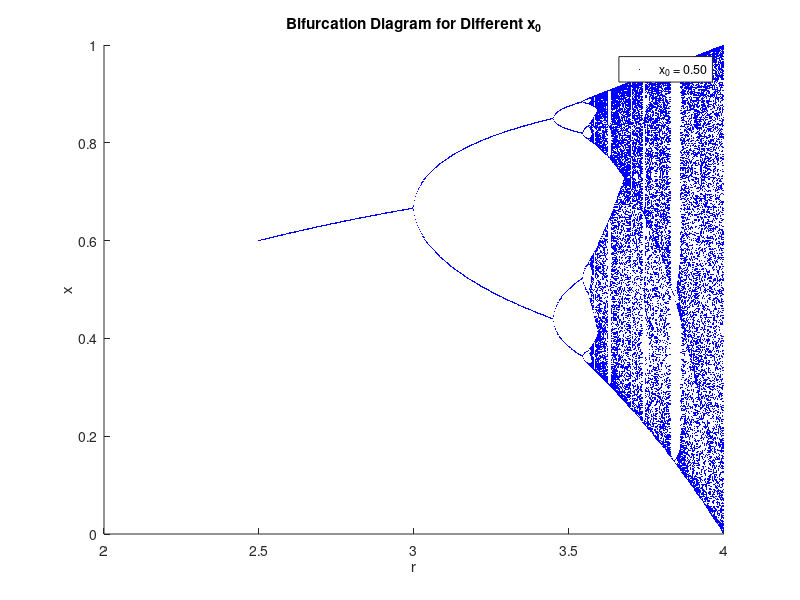
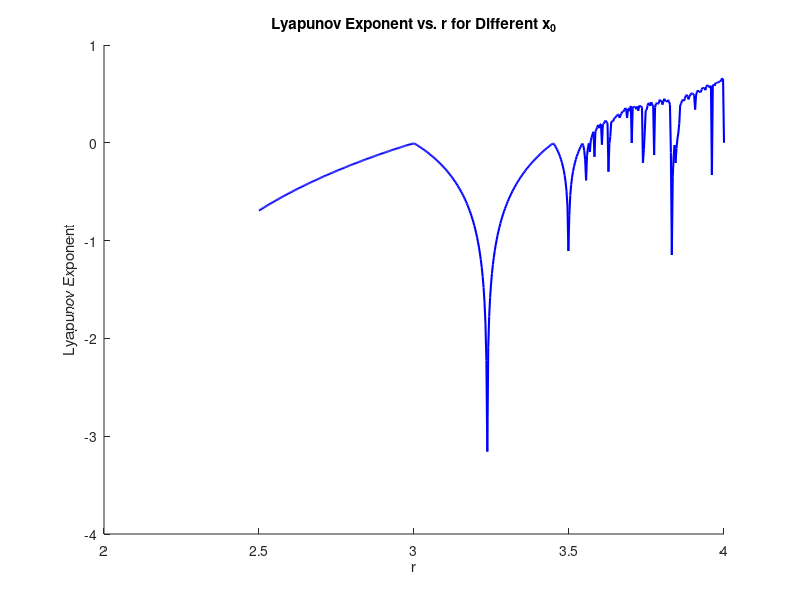

These charts were generated, in order, by the following MATLAB code: (Note: this script raises an error after producing the figures.)
% Project 11: Investigating the Onset of Chaos in the Logistic Map
% Tyson, Soung Bin
% Logistic Map Bifurcation Analysis with Lyapunov Exponent Calculation
clc; clear; close all;
tic %start program timer

% Define r values
r_values = linspace(2.5, 4, 500); % Range of r from 2.5 to 4
num_iterations = 1000;  % Total iterations
num_last = 200;         % How many values to plot (ignore transients)

% Different initial conditions
x0_values = [0.5]; % change me --------------
colors = lines(length(x0_values)); % Get distinct colors for each x0

figure; hold on; % Create bifurcation diagram figure
xlabel('r'); ylabel('x'); title('Bifurcation Diagram for Different x_0');
legend_entries = cell(1, length(x0_values));

% Lyapunov exponent setup
lyap_r = linspace(2.5, 4, 500);  % Same r range 2.5-4
lyap_exp = zeros(length(lyap_r), length(x0_values)); % Store Lyapunov exponents

for j = 1:length(x0_values)
    x0 = x0_values(j) % Pick an initial condition
    bifurcation_points = []; % Store steady-state values
    
    for i = 1:length(r_values)
        r = r_values(i);
        x = x0; % Initialize x for each r
        sum_lyap = 0; % Sum for Lyapunov exponent calculation
        
        % Iterate the logistic map
        for n = 1:num_iterations
            x = r * x * (1 - x); %change to different maps -----------
            
            % Lyapunov exponent sum update
            if x > 0 && x < 1
                sum_lyap = sum_lyap + log(abs(r * (1 - 2*x)));
            end

            % Ignore transients, store steady-state values
            if n > (num_iterations - num_last) 
                bifurcation_points = [bifurcation_points; r, x]; 
            end
        end
        
        % Compute Lyapunov exponent for this r
        lyap_exp(i, j) = sum_lyap / num_iterations;
    end
    
    % Plot bifurcation diagram for this x0
    scatter(bifurcation_points(:,1), bifurcation_points(:,2), 1, colors(j, :), 'filled');
    legend_entries{j} = sprintf('x_0 = %.2f', x0);
end

legend(legend_entries); % Add legend
hold off;

% Plot Lyapunov exponent vs r
figure; hold on;
xlabel('r'); ylabel('Lyapunov Exponent');
title('Lyapunov Exponent vs. r for Different x_0');
for j = 1:length(x0_values)
    plot(lyap_r, lyap_exp(:, j), 'Color', colors(j, :), 'LineWidth', 1.5);
end
yline(0, 'k--'); % Mark zero line for chaos transition
legend(legend_entries);
hold off;

toc %end program timer